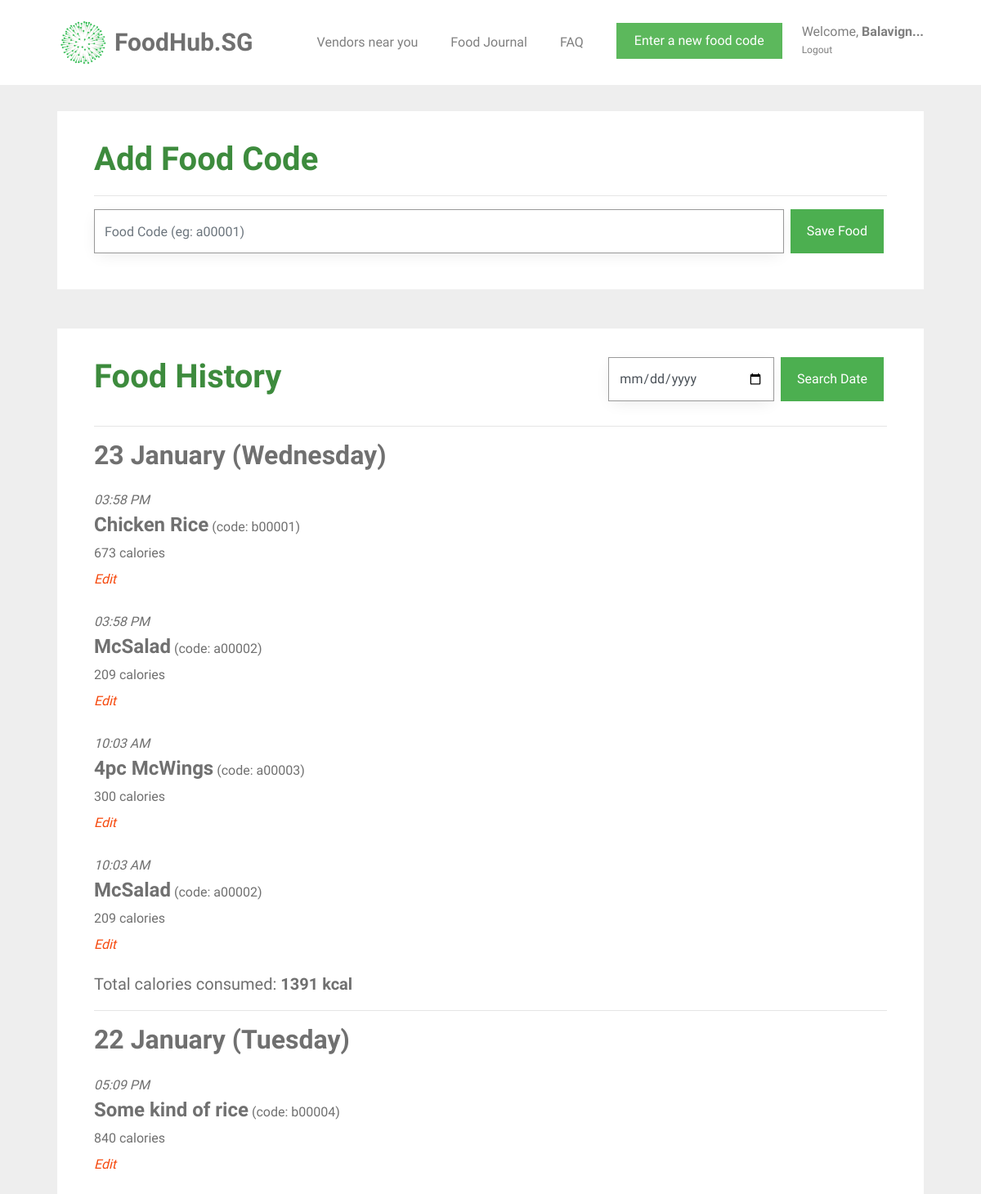
Page /food_journal (signed in, upper part) on the earlier database version.
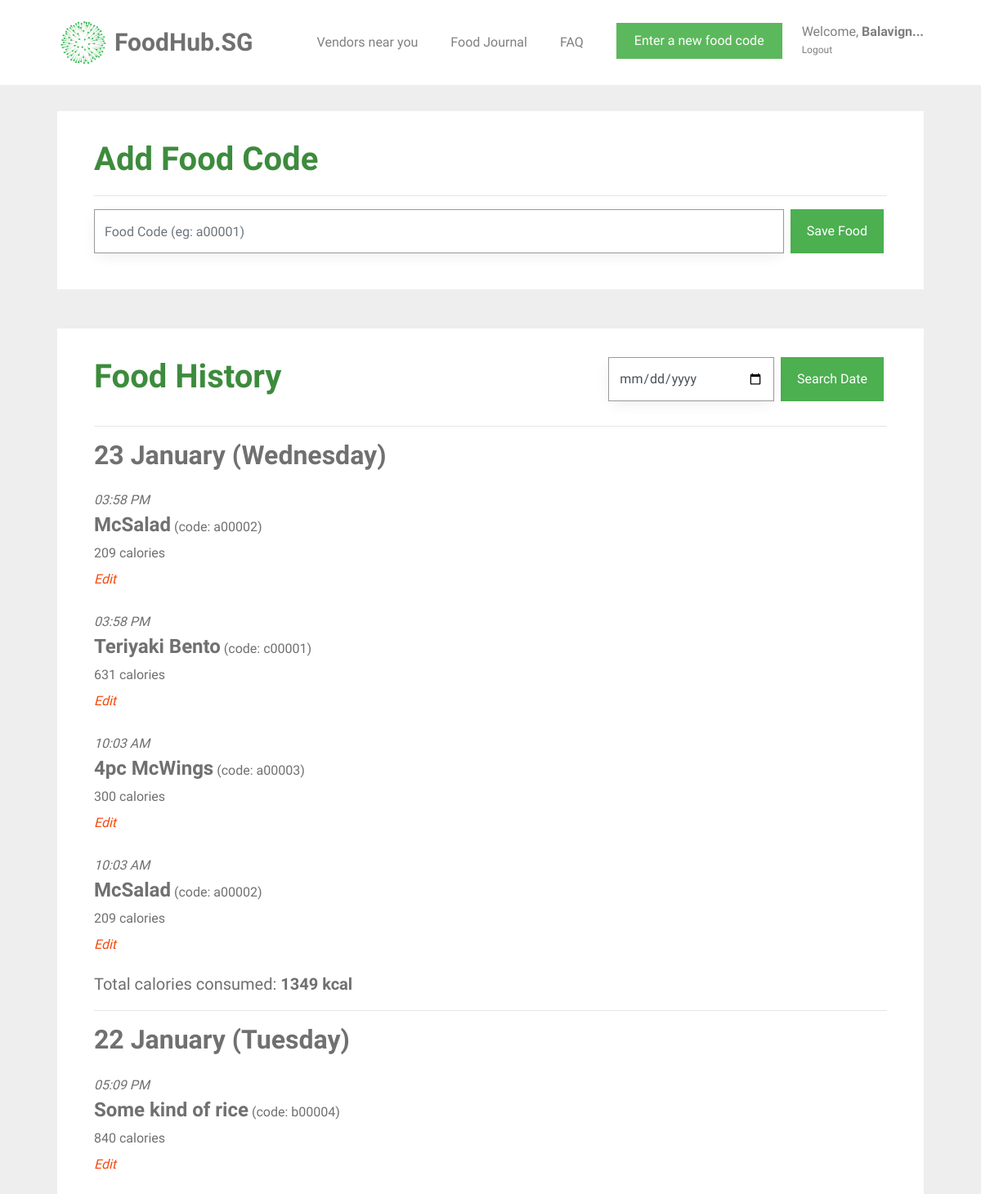
Same page on the later database version.
### tables this page shows
CREATE TABLE food_entry (
  id INTEGER PRIMARY KEY AUTOINCREMENT,
  creator_id INTEGER NOT NULL,
  created TIMESTAMP NOT NULL DEFAULT (datetime('now','localtime')),
  food_code VARCHAR(6) NOT NULL,
  food_name TEXT NOT NULL,
  calories INT NOT NULL,
  FOREIGN KEY (creator_id) REFERENCES user (id)
);

### foodhubsg/food.py (the view, shortened to what this page needs)
@bp.route('/food_journal', methods=('GET', 'POST'))
@login_required
def food_journal():
    db = get_db()
    food_items = db.execute(
        'SELECT f.id, creator_id, food_name, created, calories, food_code, email'
        ' FROM food_entry f JOIN user u ON f.creator_id = u.id'
        ' WHERE f.creator_id = ?'
        ' ORDER BY datetime(created) DESC',
        (g.user['id'],),
    ).fetchall()
    users = db.execute(
        'SELECT id, name, email, password, height, weight, location'
        ' FROM user'
        ' WHERE id = ?',
        (g.user['id'],),
    ).fetchall()
    user_info = ProcessUserInfo(food_items, users)
    info = user_info.get_info()
    return render_template('food/food_journal.html', food_items=info["food_items"],
                           food_dates=info["food_dates"], all_dates=info["all_dates"],
                           calories_list=info["calories_list"], name=info["name"],
                           weight=info["weight"], height=info["height"], bmi=info["bmi"],
                           user_average_calories=info["user_average_calories"],
                           number_of_days=info["number_of_days"], food_exists=info["food_exists"],
                           now=datetime.utcnow())

### foodhubsg/auth.py (called while the page is built)
def login_required(view):
    @functools.wraps(view)
    def wrapped_view(**kwargs):
        if g.user is None:
            return redirect(url_for('auth.login'))
        if g.user["id"] == 0:
            return redirect(url_for('support.support'))
        return view(**kwargs)
    return wrapped_view

@bp.before_app_request
def load_logged_in_user():
    user_id = session.get('user_id')
    if user_id is None:
        g.user = None
    else:
        g.user = get_db().execute(
            'SELECT * FROM user WHERE id = ?', (user_id,)
        ).fetchone()

### foodhubsg/classes.py (called while the page is built)
def remove_duplicates(values):
    output = []
    seen = set()
    for value in values:
        if value not in seen:
            output.append(value)
            seen.add(value)
    return output

    def get_area(self):
        return self.__area

### foodhubsg/db.py (called while the page is built)
def get_db():
    if 'db' not in g:
        g.db = sqlite3.connect(
            current_app.config['DATABASE'],
            detect_types=sqlite3.PARSE_DECLTYPES
        )
        g.db.row_factory = sqlite3.Row
    return g.db

### foodhubsg/templates/food/food_journal.html (shortened to what this page needs)
{% extends 'base.html' %}
{% block content %}
<div id="colorlib-container">
    <div class="container">
        <div class="box1">
        <div class="row row-pb-md">
            <div class="col-md-12">
                <form method="post">
                    <header id="summary-header">
                        <h1 class="font_color"><b>Add Food Code</b></h1>
                        <hr>
                    </header>
                    <div class="input-group">
                        <input name="code" id="code" class="form-control" value="{{ request.form['code'] }}" placeholder="Food Code (eg: a00001)" required>
                        <span class="input-group-btn">
                            <input type="submit" name="action" value="Save Food" class="btn btn-primary" style="background-color: #4CAF50; height: 54px; margin-left: 0.5em;">
                        </span>
                    </div>
                </form>
            </div>
        </div>
        </div>
        <div class="box1">
        <div class="row row-pb-md">
            <div class="col-md-12">
                <form method="post">
                    <header id="summary-header">
                        <div class="input-group">
                            <h1 class="font_color"><b>Food History</b></h1>
                            <input type="date" name="search-date" id="search-date" class="form-control" style="margin-left: 25em;" min="2005-01-01" max="2030-12-31" required>
                            <span class="input-group-btn">
                                <input type="submit" name="action" value="Search Date" class="btn btn-primary" style="background-color: #4CAF50; height: 54px; margin-left: 0.5em;">
                            </span>
                        </div>
                        <hr>
                    </header>
                </form>
                {% if food_exists == 0 %}
                    <article class="food-journal">
                        <header>
                            <div class="food-subsection">
                                <h4><b>No food added to list</b></h4>
                            </div>
                        </header>
                    </article>
                {% else %}
                    <div id="accordion">
                    {% for date in food_dates %}
                        {% set example_food = date[0] %}
                        {% if now.strftime('%Y') == example_food['created'].strftime('%Y') %}
                            {% set example_date = example_food['created'].strftime('%d %B (%A)') %}
                        {% else %}
                            {% set example_date = example_food['created'].strftime('%d %B %Y (%A)') %}
                        {% endif %}
                        <h2> <b>{{ example_date }}</b> </h2>
                        {% for food in date %}
                            <article class="food-journal">
                                <header>
                                    <div class="food-subsection">
                                        <div id="time-created"> <i>{{ food['created'].strftime('%I:%M %p') }}</i> </div>
                                        <h4 style="margin-bottom: 0; display: inline"><b>{{ food['food_name'] }}</b></h4>
                                        <p style="display: inline">(code: {{ food['food_code'] }})</p>
                                        <p>
                                        {{ food['calories'] }} calories <br>
                                        <a class="action" href="{{ url_for('food.edit_food', id = food['id']) }}"><i>Edit</i></a>
                                        </p>
                                    </div>
                                </header>
                            </article>
                        {% endfor %}
                        <h5>Total calories consumed: <b> {{ calories_list[loop.index - 1] }} kcal </b> </h5>
                        <hr>
                    {% endfor %}
                {% endif %}
            </div>
            </div>
        </div>
        </div>
    </div>
{% endblock %}

### foodhubsg/templates/base.html (shortened to what this page needs)
<!doctype html>
<link rel="stylesheet" href="https://cdnjs.cloudflare.com/ajax/libs/font-awesome/4.7.0/css/font-awesome.min.css">
<link rel="stylesheet" href="https://stackpath.bootstrapcdn.com/bootstrap/4.1.3/css/bootstrap.min.css">
<link rel="stylesheet" href="../static/css/animate.css">
<link rel="stylesheet" href="../static/css/icomoon.css">
<link rel="stylesheet" href="../static/css/magnific-popup.css">
<link rel="stylesheet" href="../static/css/flexslider.css">
<link rel="stylesheet" href="../static/css/owl.carousel.min.css">
<link rel="stylesheet" href="../static/css/owl.theme.default.min.css">
<link rel="stylesheet" href="../static/css/style.css">
    {% block navbar %}
        <nav class="navbar navbar-light bg-white">
            <div class="container">
                <a class="navbar-brand" href="{{ url_for('index') }}">
                    <img src="../static/images/healthhub-logo.png" width="65px" height="60px" class="d-inline-block align-top" alt="FoodHub.SG Logo">
                    <span id="webname">FoodHub.SG</span>
                </a>
                {% if g.user %}
                    <ul class="navbar-nav ml-auto">
                        <li class="nav-item">
                            <a class="nav-link" href="{{ url_for('vendors.vendors') }}">Vendors near you</a>
                        </li>
                        <li class="nav-item">
                            <a class="nav-link" href="{{ url_for('food.food_journal') }}">Food Journal</a>
                        </li>
                        <li class="nav-item">
                            <a class="nav-link" href="{{ url_for('user.faq') }}">FAQ</a>
                        </li>
                        <li class="nav-item">
                            <a href="{{ url_for('food.food_journal') }}"><button type="button" class="btn btn-success">Enter a new food code</button></a>
                        </li>
                        <li class="nav-item settings nav-link">
                            <a class="nav-link" id="settings-link" href="{{ url_for('user.user_settings')}}">
                                Welcome, <span id="nav-name">{{ g.user['name'] }}!</span>
                            </a>
                            <a class="nav-link" id="logout-link" href="{{ url_for('auth.logout') }}">
                                Logout
                            </a>
                        </li>
                    </ul>
                {% endif %}
                {% endblock %}
            </div>
        </nav>
<section class="content">
    {% block content %}{% endblock %}
</section>

### foodhubsg/static/css/style.css (style rules this page uses)
.font_color { color: #3d8b3d; }
a { color: #F6490D; -webkit-transition: 0.5s; -o-transition: 0.5s; transition: 0.5s; }
p { margin-bottom: 20px; }
h1, h2, h3, h4, h5, h6, figure { color: #707070; font-weight: 400; margin: 0 0 20px 0; }
#colorlib-container, #colorlib-instagram, #colorlib-about, #colorlib-contact, #colorlib-footer { padding: 2em 0; clear: both; }
.content { display: block; }
.form-control { -webkit-box-shadow: none; -moz-box-shadow: none; -ms-box-shadow: none; -o-box-shadow: none; box-shadow: none; border: none; font-size: 16px !important; font-weight: 300; -webkit-border-radius: 0px; -moz-border-radius: 0px; -ms-border-radius: 0px; border-radius: 0px; }
.btn { margin-right: 4px; margin-bottom: 4px; font-size: 16px; font-weight: 400; -webkit-border-radius: 30px; -moz-border-radius: 30px; -ms-border-radius: 30px; border-radius: 30px; -webkit-transition: 0.5s; -o-transition: 0.5s; transition: 0.5s; padding: 8px 20px; }
.btn-primary { background: #F6490D; color: #fff; }
.btn-success { background: #5cb85c; color: #fff; border: 2px solid #5cb85c; }
.form-control { -webkit-box-shadow: none; box-shadow: none; background: transparent; border: 1px solid rgba(0, 0, 0, 0.1); height: 54px; font-size: 18px; font-weight: 300; }
.row-pb-md { padding: 2em !important; }
.btn-primary { border-radius: 0; border-width: 0; }
.btn { border-radius: 0; }
.food-subsection { margin: 0.7em 0 1.0em 0; }
.form-control { border-width: 0.2px; border-color: #999999; box-shadow: 0 5px 20px -5px rgba(0,0,0,0.1); }
.box1 { background: #ffffff; padding: 0.5em; margin-bottom: 3em; transition: box-shadow 0.5s; }
.row.row-pb-md { margin: -5px -10px 0 -10px; }
.container { padding-right: 2.5em; padding-left: 2.5em; }
#nav-name { font-weight: bold; }
#search-date { width: 10em; }
.navbar-nav { flex-direction: row; }
.nav-item { padding: 10px 10px 10px 10px; margin: 10px; }
.navbar-nav > .settings { position: relative; display: block; margin-right: 0; padding-right: 0; margin-left: 0; padding-left: 0; color: #4CAF50; }
.settings > .nav-link { line-height: 22px; padding: 0; }
#logout-link { font-size: 12px; }
#webname { color: #707070; font-weight: bold; font-size: 30px; }
.bg-white { background-color: white; }

Differences in the rows shown:
changed food_entry (number 1 of 5 on the later page): food_name "Chicken Rice" → "McSalad"; food_code "b00001" → "a00002"; calories "673" → "209"; calories_list "1391" → "1349"
changed food_entry: food_name "McSalad" → "Teriyaki Bento"; food_code "a00002" → "c00001"; calories "209" → "631"
